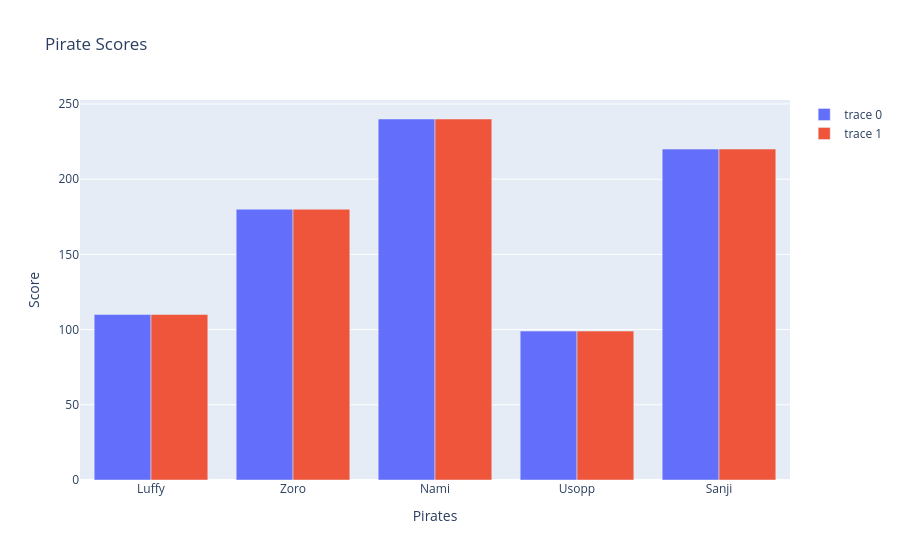

The notebook cell this image was saved under:
### Code cell
graph.add_trace(go.Bar(x=x1, y=y1))
graph.update_layout(
title="Pirate Scores",
xaxis_title="Pirates",
yaxis_title="Score")

### Figure 1 — Plotly figure (JSON) as saved in the notebook; plotly's stock layout.template omitted (floating-point values rounded to 4 significant figures)
{"data": [{"type": "bar", "x": ["Luffy", "Zoro", "Nami", "Usopp", "Sanji"], "y": [110, 180, 240, 99, 220]}, {"type": "bar", "x": ["Luffy", "Zoro", "Nami", "Usopp", "Sanji"], "y": [110, 180, 240, 99, 220]}], "layout": {"title": {"text": "Pirate Scores"}, "xaxis": {"title": {"text": "Pirates"}}, "yaxis": {"title": {"text": "Score"}}}}
